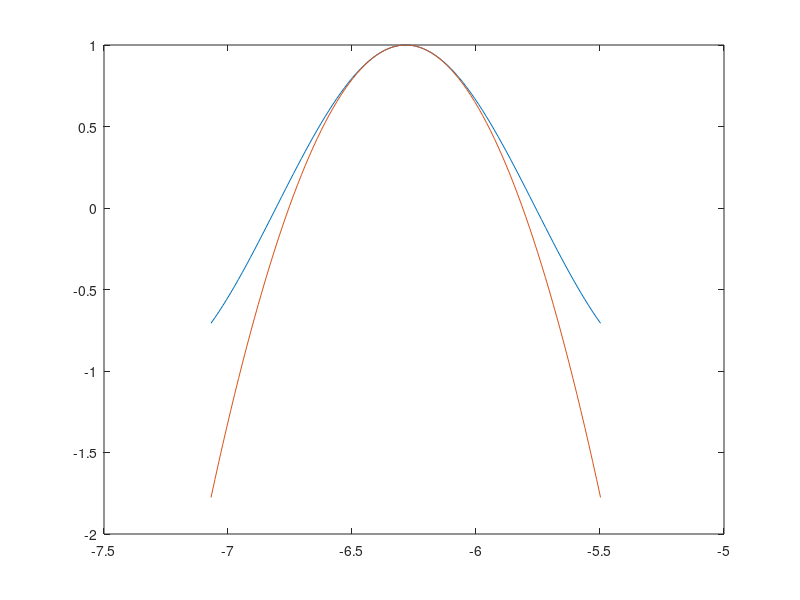
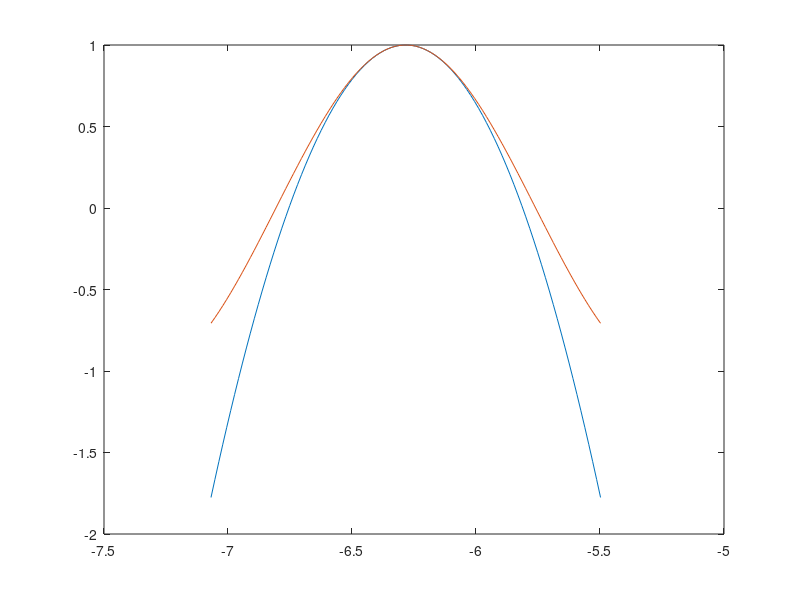
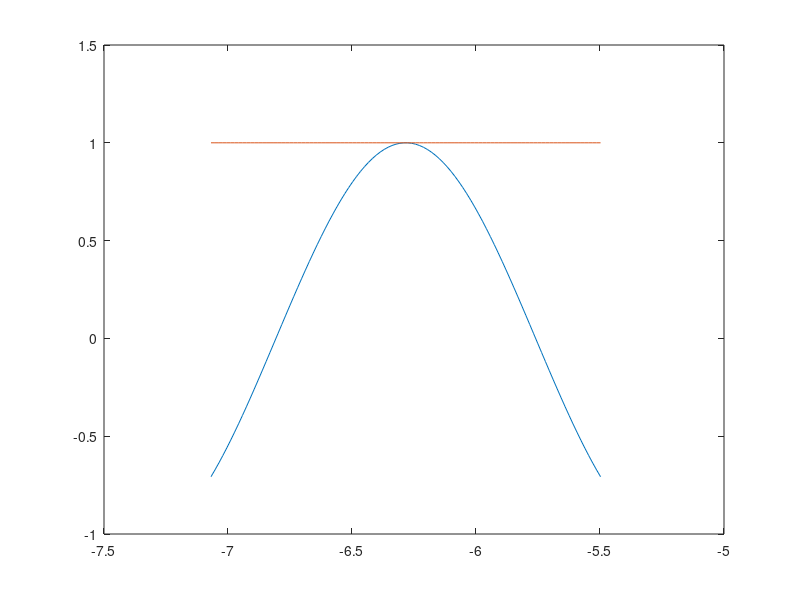
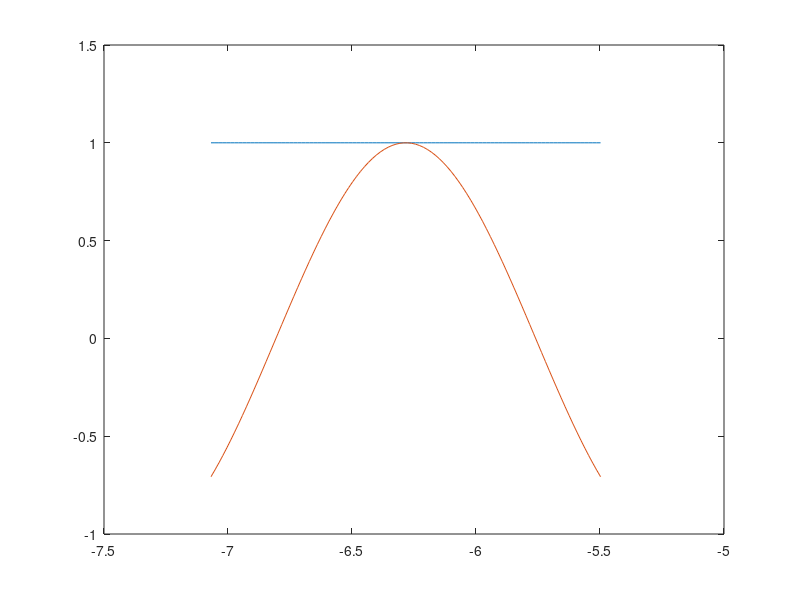

MATLAB code for these plots, in order:
% approximations to e^(2x)
% f' = 2 e^(2x)
% f'' =  4 e^(2x)
% at x=-2, -1, 1, 2
% Degree 2
close all;
f = @(x) cos(3*x);
fp1 = @(x) -3 * sin(3*x);
fp2 = @(x) -9*cos(3*x);

x_points = [-2*pi, -pi, pi, 2*pi];
x_width = [pi/4, pi/4, pi/4, pi/4];

for (i = 1:length(x_points))
    xp = x_points(i);
    xw = x_width(i);
    xx = linspace(xp-xw, xp+xw);
    P1 = @(x) f(xp) + fp1(xp)*(x-xp);
    P2 = @(x) f(xp) + fp1(xp)*(x-xp) + fp2(xp)/2*(x-xp).^2;
    
    % Version A - correct
    clf;
    plot(xx, f(xx));
    hold on;
    P2 = @(x) f(xp) + fp1(xp)*(x-xp) + fp2(xp)/2*(x-xp).^2;
    plot(xx, P2(xx));
    print('-dpng', sprintf('q_003_%d_1.png', i));
    
    % Version B - swapped
    clf;
    plot(xx, P2(xx));
    hold on;
    plot(xx, f(xx));
    print('-dpng', sprintf('q_003_%d_2.png', i));
    
    % Version C - Tangent line
    clf;
    plot(xx, f(xx));
    hold on;
    plot(xx, P1(xx));
    print('-dpng', sprintf('q_003_%d_3.png', i));
    
    % Version D - Tangent line swapped
    clf;
    plot(xx, P1(xx));
    hold on;
    plot(xx, f(xx));
    print('-dpng', sprintf('q_003_%d_4.png', i));
    
    
    
end


